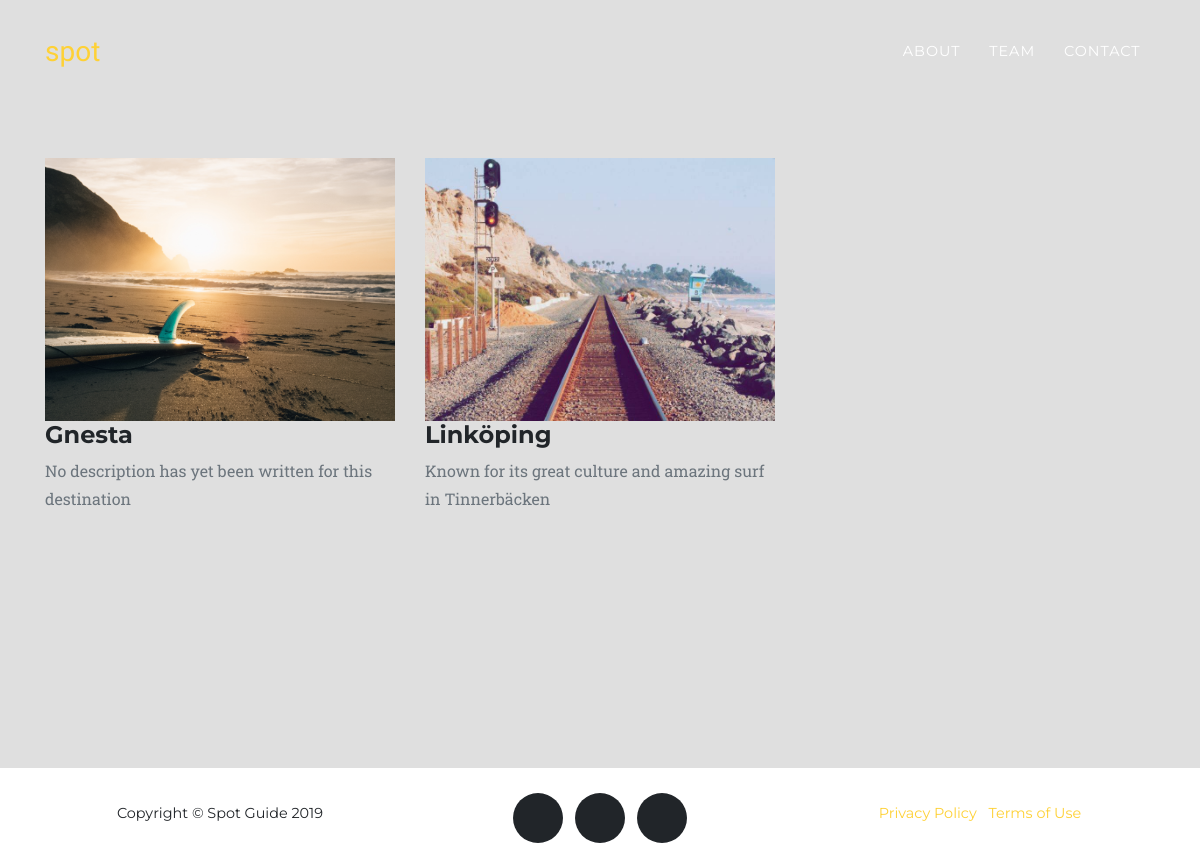
/destinations/, run on the app's committed database.
### wizard/models.py (models this page shows, shortened)
class Destination(models.Model):
    name = models.CharField(
        max_length=200,
        help_text="Enter a desination name (e.g. Peniche etc)"
        )
    description = models.CharField(
        max_length=200,
        help_text="Enter a description for this destination",
        default = "No description has yet been written for this destination"
        )
    long_description = models.TextField(
        max_length=2000,
        help_text="Enter a longer description for this destination",
        default = "No long description has yet been written for this destination"
        )
    main_image = models.ImageField(upload_to='main_images', blank = False)
    iframe_map = models.URLField(
        max_length=500,
        help_text="Paste google maps embedd code here or 'None' if empty",
        default = "None"
        )
    """image=models.ImageField(upload_to='destination_image', blank = True)"""

### wizard/views.py (the view)
# urls.py: path('destinations/', views.destinations, name='destinations'),
def destinations(request):
    context = {'destinations' : Destination.objects.all() }
    return render(request, 'all_destinations.html', context=context)

### wizard/templates/all_destinations.html (shortened to what this page needs)
{% extends "base.html" %}
{% block content %}
<section class="mid page-section" id="destinations">
  <div class="container">
    <div class="row">
      {% for d in destinations%}
      <div class="col-md-4 col-sm-6 portfolio-item">
        <a class="portfolio-link" data-toggle="modal" href="#portfolioModal{{d.id}}">
          <div class="portfolio-hover">
            <div class="portfolio-hover-content">
              <i class="fas fa-plus fa-3x"></i>
            </div>
          </div>
          <img class="img-fluid" src="{{d.main_image.url}}" alt="">
        </a>
        <div class="portfolio-caption">
          <h4>{{d.name}}</h4>
          <p class="text-muted">{{d.description}}</p>
        </div>
      </div>
      {%endfor%}
    </div>
  </div>
</section>
{%endblock%}

### wizard/templates/base.html (shortened to what this page needs)
<!DOCTYPE html>
<html>
<head>
   {% load static %}
   <link rel="stylesheet" href="{% static 'css/basic.css' %}">
   <link href="{% static 'vendor/bootstrap/css/bootstrap.min.css' %}" rel="stylesheet">
   <link href="{% static 'vendor/fontawesome-free/css/all.min.css' %}" rel="stylesheet" type="text/css">
   <link href="{% static 'css/agency.css' %}" rel="stylesheet">
    <link rel="stylesheet" href="https://cdnjs.cloudflare.com/ajax/libs/baguettebox.js/1.8.1/baguetteBox.min.css">
</head>
<body id="page-to2">
   {% block navigation %}
   <nav class="navbar navbar-expand-lg navbar-dark fixed-top" id="mainNav">
      <div class="container">
         <a class="navbar-brand js-scroll-trigger" href="{% url 'index' %}">spot</a>
         <div class="collapse navbar-collapse" id="navbarResponsive">
            <ul class="navbar-nav text-uppercase ml-auto">
               <li class="nav-item">
                  <a class="nav-link js-scroll-trigger" href="{% url 'index' %}#services">About</a>
               </li>
               <li class="nav-item">
                  <a class="nav-link js-scroll-trigger" href="#team">Team</a>
               </li>
               <li class="nav-item">
                  <a class="nav-link js-scroll-trigger" href="#contact">Contact</a>
               </li>
            </ul>
         </div>
      </div>
   </nav>
   {% endblock%}
   {% block content %}{% endblock%}
   {% block footer %}
   <footer>
    <div class="container">
      <div class="row">
        <div class="col-md-4">
          <span class="copyright">Copyright &copy; Spot Guide 2019</span>
       </div>
       <div class="col-md-4">
          <ul class="list-inline social-buttons">
            <li class="list-inline-item">
              <a href="#">
                <i class="fab fa-twitter"></i>
             </a>
          </li>
          <li class="list-inline-item">
           <a href="#">
             <i class="fab fa-facebook-f"></i>
          </a>
       </li>
       <li class="list-inline-item">
        <a href="#">
          <i class="fab fa-linkedin-in"></i>
       </a>
    </li>
 </ul>
</div>
<div class="col-md-4">
 <ul class="list-inline quicklinks">
   <li class="list-inline-item">
     <a href="#">Privacy Policy</a>
  </li>
  <li class="list-inline-item">
     <a href="#">Terms of Use</a>
  </li>
</ul>
</div>
</div>
</div>
</footer>
{% endblock%}
</body>
</html>

### wizard/static/css/basic.css (style rules this page uses)
* { Box-sizing: Border-box }
.mid { background-color: #00000020; min-height: 768px; }

### wizard/static/css/agency.css (style rules this page uses)
body { --cta-color: #fed136; overflow-x: hidden; font-family: 'Roboto Slab', -apple-system, BlinkMacSystemFont, 'Segoe UI', Roboto, 'Helvetica Neue', Arial, sans-serif, 'Apple Color Emoji', 'Segoe UI Emoji', 'Segoe UI Symbol', 'Noto Color Emoji'; }
p { line-height: 1.75; }
a { color: #fed136; }
h1, h2, h3, h4, h5, h6 { font-weight: 700; font-family: 'Montserrat', -apple-system, BlinkMacSystemFont, 'Segoe UI', Roboto, 'Helvetica Neue', Arial, sans-serif, 'Apple Color Emoji', 'Segoe UI Emoji', 'Segoe UI Symbol', 'Noto Color Emoji'; }
section { padding: 100px 0; }
@media (min-width: 768px) { section { padding: 110px 0; } }
#mainNav { background-color: #033137cc; }
#mainNav .navbar-brand { color: var(--cta-color); font-family: 'Kaushan Script', -apple-system, BlinkMacSystemFont, 'Segoe UI', Roboto, 'Helvetica Neue', Arial, sans-serif, 'Apple Color Emoji', 'Segoe UI Emoji', 'Segoe UI Symbol', 'Noto Color Emoji'; }
#mainNav .navbar-nav .nav-item .nav-link { font-size: 90%; font-weight: 400; padding: 0.75em 0; letter-spacing: 1px; color: white; font-family: 'Montserrat', -apple-system, BlinkMacSystemFont, 'Segoe UI', Roboto, 'Helvetica Neue', Arial, sans-serif, 'Apple Color Emoji', 'Segoe UI Emoji', 'Segoe UI Symbol', 'Noto Color Emoji'; }
@media (min-width: 992px) { #mainNav { padding-top: 25px; padding-bottom: 25px; -webkit-transition: padding-top 0.3s, padding-bottom 0.3s; transition: padding-top 0.3s, padding-bottom 0.3s; border: none; background-color: transparent; } }
@media (min-width: 992px) { #mainNav .navbar-brand { font-size: 1.75em; -webkit-transition: all 0.3s; transition: all 0.3s; } }
@media (min-width: 992px) { #mainNav .navbar-nav .nav-item .nav-link { padding: 1.1em 1em !important; } }
footer { padding: 25px 0; text-align: center; }
footer span.copyright { font-size: 90%; line-height: 40px; text-transform: none; font-family: 'Montserrat', -apple-system, BlinkMacSystemFont, 'Segoe UI', Roboto, 'Helvetica Neue', Arial, sans-serif, 'Apple Color Emoji', 'Segoe UI Emoji', 'Segoe UI Symbol', 'Noto Color Emoji'; }
footer ul.quicklinks { font-size: 90%; line-height: 40px; margin-bottom: 0; text-transform: none; font-family: 'Montserrat', -apple-system, BlinkMacSystemFont, 'Segoe UI', Roboto, 'Helvetica Neue', Arial, sans-serif, 'Apple Color Emoji', 'Segoe UI Emoji', 'Segoe UI Symbol', 'Noto Color Emoji'; }
ul.social-buttons { margin-bottom: 0; }
ul.social-buttons li a { font-size: 20px; line-height: 50px; display: block; width: 50px; height: 50px; -webkit-transition: all 0.3s; transition: all 0.3s; color: white; border-radius: 100%; outline: none; background-color: #212529; }

### data on the page
Destination: main_image (picture), name "Gnesta", description "No description has yet been written for this destination"
Destination: main_image (picture), name "Linköping", description "Known for its great culture and amazing surf in Tinnerbäcken"
